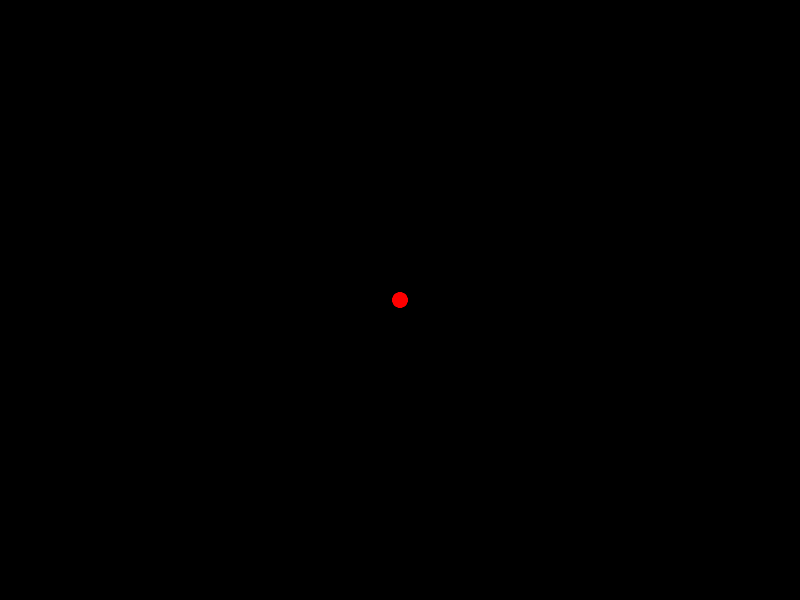
Frame 1 (no input)
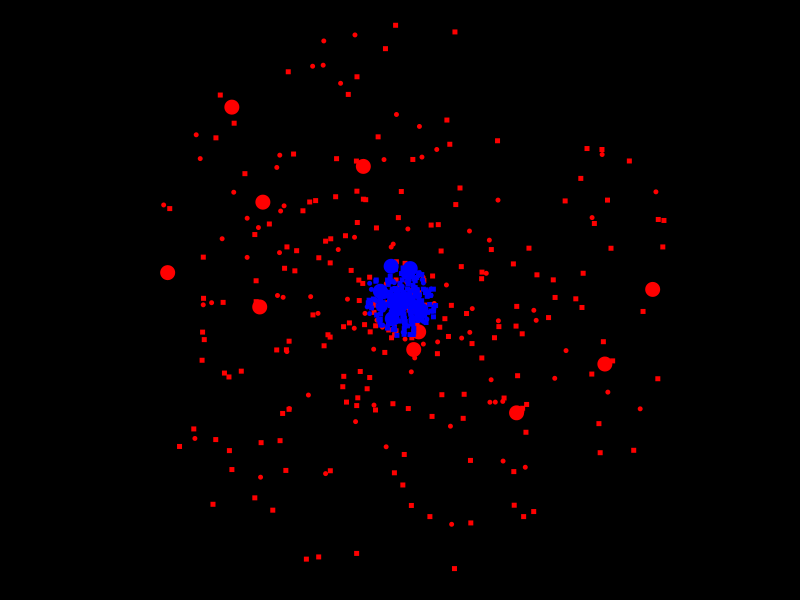
Frame 60 (the mouse pressed at the canvas centre just before this capture)
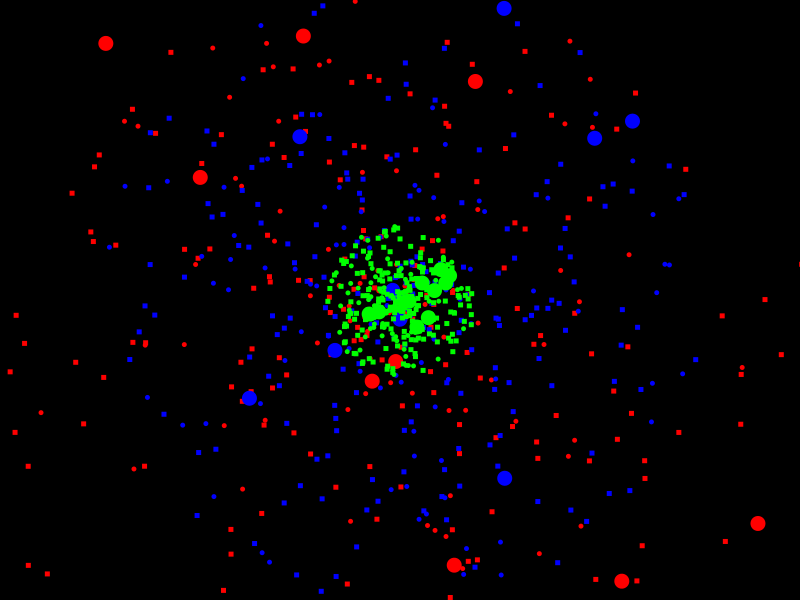
Frame 120 (the mouse held since frame 60 and released just before this capture)

The Processing sketch that drew these frames (run headless with seeded random() and noise(); from frame 60 on, the mouse is pressed at the canvas centre):

// Processing sketch: starfield
// ── starfield.pde
int c;
Particle [] p;
Particle [] p2;
Particle [] p3;
void setup(){
  size(800,600);
  p = new Particle[310];
  for (int i=0; i<200;i++){
     p[i]=new NormalParticle();
  }
  for (int i=100; i<300;i++){
     p[i]=new OddballParticle();
  }
  for (int i=300; i<310;i++){
     p[i]=new JumboParticle();
   }
    p2 = new Particle[310];
  for (int i=0; i<200;i++){
     p2[i]=new NormalParticle();
  }
  for (int i=100; i<300;i++){
     p2[i]=new OddballParticle();
  }
  for (int i=300; i<310;i++){
     p2[i]=new JumboParticle();
   }
   p3 = new Particle[310];
  for (int i=0; i<200;i++){
     p3[i]=new NormalParticle();
  }
  for (int i=100; i<300;i++){
     p3[i]=new OddballParticle();
  }
  for (int i=300; i<310;i++){
     p3[i]=new JumboParticle();
   }
}
void draw(){
  background(0);
   frameRate(60);
   fill(255);
   for (int i=0; i<p.length; i++){
   p[i].showRed();
   p[i].move();
   }
   if (timer()>(100*(PI/3))){
   for (int i=0; i<p.length; i++){
   p2[i].showBlue();
   p2[i].move();
   }
   }
   if (timer()>(100*((PI/3)*2))){
   for (int i=0; i<p.length; i++){
   p3[i].showGreen();
   p3[i].move();
   }
   }
}
int timer(){
  frameRate(60);
  c++;
  return c;
}
class NormalParticle implements Particle{
double x,y,speed,angle;
int c;
NormalParticle(){
  x=width/2;
  y=height/2;
  speed=Math.random()*5;
  angle=(Math.PI*2)*Math.random();
}
public void move(){
  x+=Math.cos(angle)*speed;
  y+=Math.sin(angle)*speed;
  angle+=.02;
}
public void showRed(){
  noStroke();
  fill(255,0,0);
  ellipse((float)x,(float)y,5,5);
}
public void showBlue(){
  noStroke();
  fill(0,0,255);
  ellipse((float)x,(float)y,5,5);
}
public void showGreen(){
  noStroke();
  fill(0,255,0);
  ellipse((float)x,(float)y,5,5);
}
}
interface Particle{
  public void showRed();
  public void showBlue();
  public void showGreen();
  public void move();
}
class OddballParticle implements Particle
{
double x,y,speed,angle;
OddballParticle(){
  x=width/2;
  y=height/2;
  speed=Math.random()*5;
  angle=(Math.PI*2)*Math.random();
}
public void move(){
  x+=Math.cos(angle)*speed;
  y+=Math.sin(angle)*speed;
  angle+=.02;
}
public void showRed(){
  noStroke();
  fill(255,0,0);
  rect((float)x,(float)y,5,5);
}
public void showBlue(){
  noStroke();
  fill(0,0,255);
  rect((float)x,(float)y,5,5);
}
public void showGreen(){
  noStroke();
  fill(0,255,0);
  rect((float)x,(float)y,5,5);
}
}
class JumboParticle implements Particle
{
double x,y,speed,angle;
JumboParticle(){
  x=width/2;
  y=height/2;
  speed=Math.random()*5;
  angle=(Math.PI*2)*Math.random();
}
public void move(){
  x+=Math.cos(angle)*speed;
  y+=Math.sin(angle)*speed;
  angle+=.02;
}
public void showRed(){
  noStroke();
  fill(255,0,0);
  ellipse((float)x,(float)y,15,15);
}
public void showBlue(){
  noStroke();
  fill(0,0,255);
  ellipse((float)x,(float)y,15,15);
}
public void showGreen(){
  noStroke();
  fill(0,255,0);
  ellipse((float)x,(float)y,15,15);
}
}
